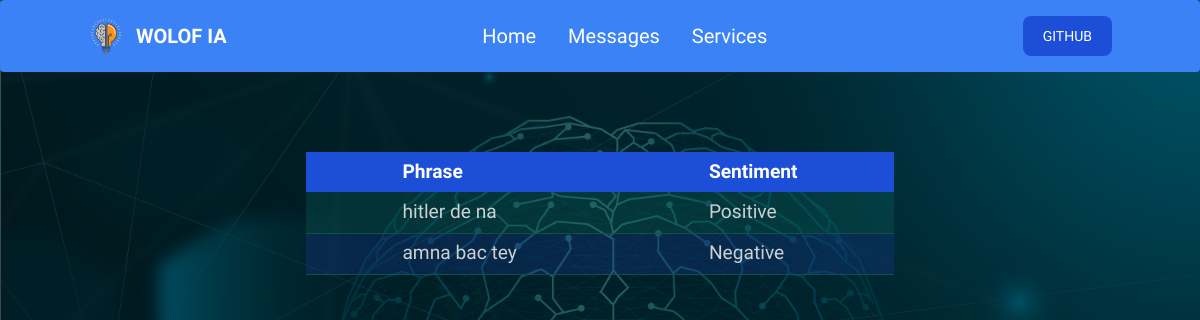
Before: /messages/ with the older database file.
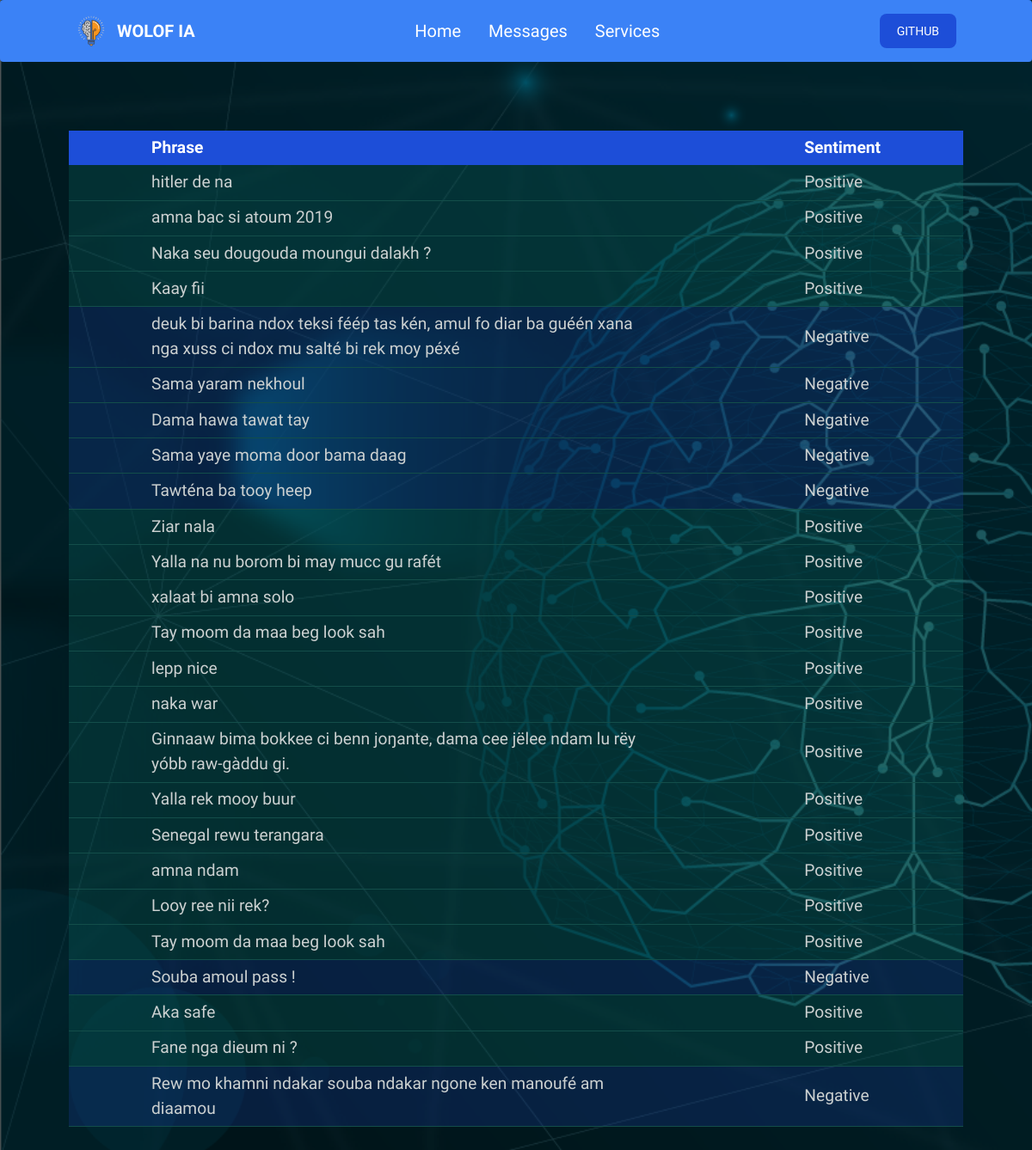
After: the same page with the newer database file.
### message_wolof/models.py (models this page shows)
class Message_wolof(models.Model):
    message = models.TextField()
    emotion = models.CharField(max_length=50, choices=SENTIMENTS, verbose_name='sentiments')

### message_wolof/views.py (the view)
# urls.py: path('messages/', views.data_view, name='data'),
def data_view(request):
    messages = Message_wolof.objects.all()
    return render(request, 'message_wolof/messages.html', {'messages': messages})

### message_wolof/templates/message_wolof/messages.html
{% extends "_base.html"%}
{% block content %}
    <section class="data">
        <table class="dark:bg-gray-800">
            <thead class="bg-blue-700">
                <tr class="head">
                    <th>Phrase</th>
                    <th>Sentiment</th>
                </tr>
            </thead>
            <tbody>
                {% for message in messages%}
                <tr class="border-b border-teal-900
                    bg-{% if message.emotion|lower == 'positive' %}teal-700{% else %}blue-800{% endif %}/25">
                    <td>{{message.message}}</td>
                    <td>{{message.emotion}}</td>
                </tr>
                {% endfor %}
            </tbody>
        </table>
    </section>
{% endblock content %}

### message_wolof/templates/_base.html (shortened to what this page needs)
{% load static %}
<!DOCTYPE html>
<html lang="en">
<head>
    <link rel="stylesheet"  type="text/css" href="{% static 'style/global.css' %}" />
    <script src="https://cdn.tailwindcss.com"></script>
</head>
<body>
    {% include "components/header.html" %}
    <main class="bg-green-90l">
        {% block content %}{% endblock content %}
    </main>
</body>
</html>

### message_wolof/templates/components/header.html (shortened to what this page needs)
{% load static %}
<nav class="bg-blue-500 border-gray-200 px-2 sm:px-4 py-4 rounded dark:bg-gray-800">
    <div class="container flex flex-wrap justify-between items-center mx-auto">
    <a href="/" class="flex items-center">
        <img src="{% static '/images/logo.png' %}" class="mr-3 h-6 sm:h-9" alt="Wolof IA Logo">
        <span class="self-center text-xl font-semibold whitespace-nowrap dark:text-white">WOLOF IA</span>
    </a>
    <div class="flex md:order-2">
        <a href="https://github.com/Dar-rius/Wolof_IA">
            <button type="button" class="text-white bg-blue-700 hover:bg-blue-800 focus:ring-4 focus:outline-none focus:ring-blue-300 font-medium rounded-lg text-sm px-5 py-2.5 text-center mr-3 md:mr-0 dark:bg-blue-600 dark:hover:bg-blue-700 dark:focus:ring-blue-800 font-bold">GITHUB</button>
        </a>
    </div>
    <div class="hidden justify-between items-center w-full md:flex md:w-auto md:order-1" id="navbar-default">
    <ul class="flex flex-col mt-4 md:flex-row md:space-x-8 md:mt-0 md:text-sm md:font-medium">
        <li>
        <a href="{% url 'home' %}" class="block py-2 pr-4 pl-3 text-white text-xl border-b border-gray-100 hover:bg-gray-50 md:hover:bg-transparent md:border-0 md:hover:text-green-300 md:p-0 md:dark:hover:text-white dark:text-gray-400 dark:hover:bg-white dark:hover:text-white md:dark:hover:bg-transparent dark:border-white" aria-current="page">Home</a>
        </li>
        <li>
        <a href="{% url 'data' %}" class="block py-2 pr-4 pl-3 text-white text-xl border-b border-gray-100 hover:bg-gray-50 md:hover:bg-transparent md:border-0 md:hover:text-green-300 md:p-0 md:dark:hover:text-white dark:text-gray-400 dark:hover:bg-white dark:hover:text-white md:dark:hover:bg-transparent dark:border-white">Messages</a>
        </li>
        <li>
        <a href="{% url 'ia' %}" class="block py-2 pr-4 pl-3 text-white text-xl border-b border-gray-100 hover:bg-gray-50 md:hover:bg-transparent md:border-0 md:hover:text-green-300 md:p-0 md:dark:hover:text-white dark:text-gray-400 dark:hover:bg-white dark:hover:text-white md:dark:hover:bg-transparent dark:border-white">Services</a>
        </li>
    </ul>
    </div>
    </div>
</nav>

### message_wolof/static/style/global.css (style rules this page uses)
* { padding: 0; margin: 0; box-sizing: border-box; }
body { background-image: url(../images/bg1.png); background-repeat: no-repeat; background-attachment: fixed; background-size: cover; background-color: rgba(0, 0, 0, 0.6); background-blend-mode: multiply; color: #fff; font-family: 'Exo 2'; height: 100vh; }
main { padding: 5rem; }
nav li { color: #fff !important; }
.data { display: flex; justify-content: center; font-size: larger; }
table { color: #CCD1D1; }
.head { color: white; }
th,td { padding: .30em 5em; text-align: left; }

Changed rows visible on the page:
removed Message_wolof: message "amna bac tey", emotion "Negative"
added Message_wolof: message "amna bac si atoum 2019", emotion "Positive"
added Message_wolof: message "Naka seu dougouda moungui dalakh ?", emotion "Positive"
added Message_wolof: message "Kaay fii", emotion "Positive"
added Message_wolof: message "deuk bi barina ndox teksi féép tas kén, amul fo diar ba guéén xana nga xuss ci ndox mu salté bi rek moy péxé", emotion "Negative"
added Message_wolof: message "Sama yaram nekhoul", emotion "Negative"
added Message_wolof: message "Dama hawa tawat tay", emotion "Negative"
added Message_wolof: message "Sama yaye moma door bama daag", emotion "Negative"
added Message_wolof: message "Tawténa ba tooy heep", emotion "Negative"
added Message_wolof: message "Ziar nala", emotion "Positive"
added Message_wolof: message "Yalla na nu borom bi may mucc gu rafét", emotion "Positive"
added Message_wolof: message "xalaat bi amna solo", emotion "Positive"
added Message_wolof: message "Tay moom da maa beg look sah", emotion "Positive"
added Message_wolof: message "lepp nice", emotion "Positive"
added Message_wolof: message "naka war", emotion "Positive"
added Message_wolof: message "Ginnaaw bima bokkee ci benn joŋante, dama cee jëlee ndam lu rëy yóbb raw-gàddu gi.", emotion "Positive"
added Message_wolof: message "Yalla rek mooy buur", emotion "Positive"
added Message_wolof: message "Senegal rewu terangara", emotion "Positive"
added Message_wolof: message "amna ndam", emotion "Positive"
added Message_wolof: message "Looy ree nii rek?", emotion "Positive"
added Message_wolof: message "Tay moom da maa beg look sah", emotion "Positive"
added Message_wolof: message "Souba amoul pass !", emotion "Negative"
added Message_wolof: message "Aka safe", emotion "Positive"
added Message_wolof: message "Fane nga dieum ni ?", emotion "Positive"
added Message_wolof: message "Rew mo khamni ndakar souba ndakar ngone ken manoufé am diaamou", emotion "Negative"
